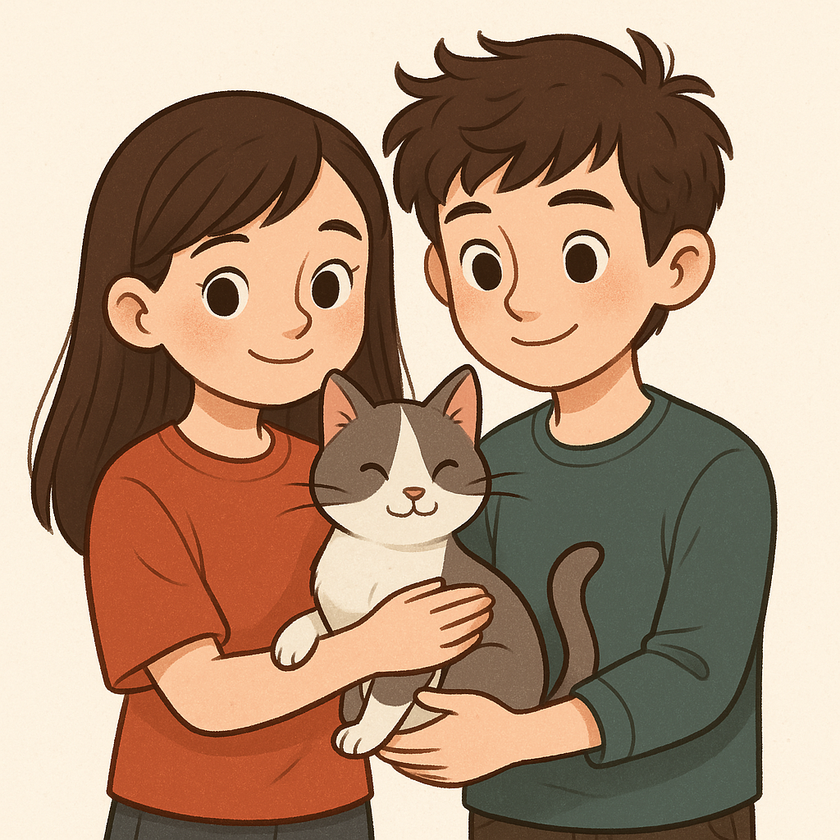
#> input picture phase2/ChatGPT Image Mar 29, 2025 at 01_22_43 PM.png, 840 x 840 px, shrunk from 1024 x 1024 before the run, found by its file name
$ python threshold.py
#> lines starting #> are read from the running program, lines starting #| are printed output that depends on the picture; after the words box and inside, x2 and y2 are one past the last pixel; in counts of white or black regions, pixels touching at a corner belong together
import cv2

image = cv2.imread("/Users/aditi/Desktop/opencv/phase2/ChatGPT Image Mar 29, 2025 at 01_22_43 PM.png",cv2.IMREAD_GRAYSCALE)
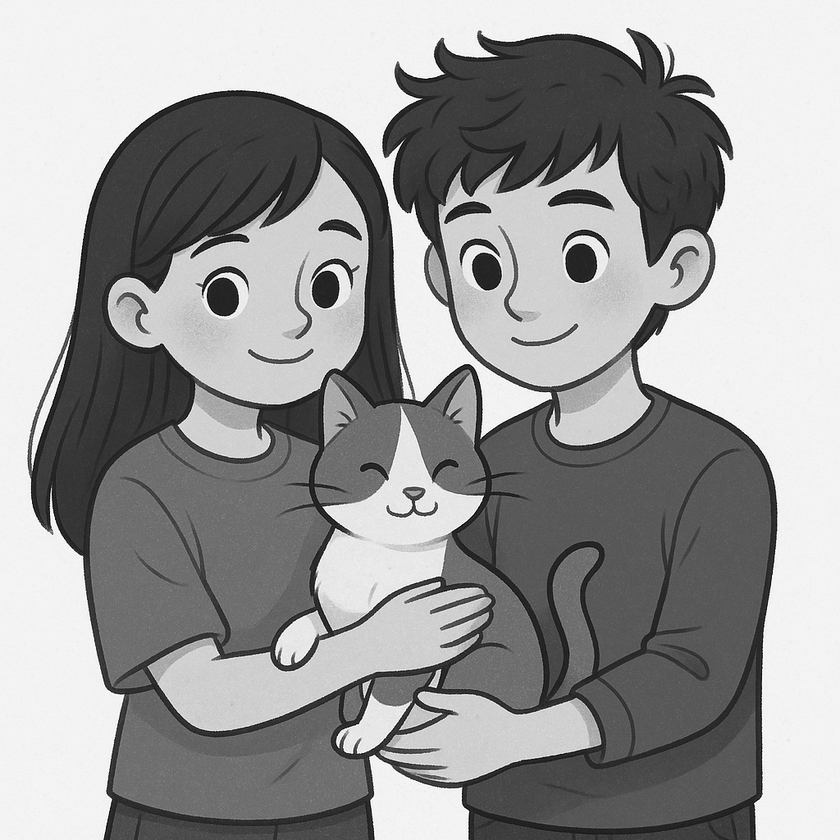
#> image: shape (840, 840); min 0, max 255, mean 154.3

ret, threshold = cv2.threshold(image,120,50,cv2.THRESH_BINARY)
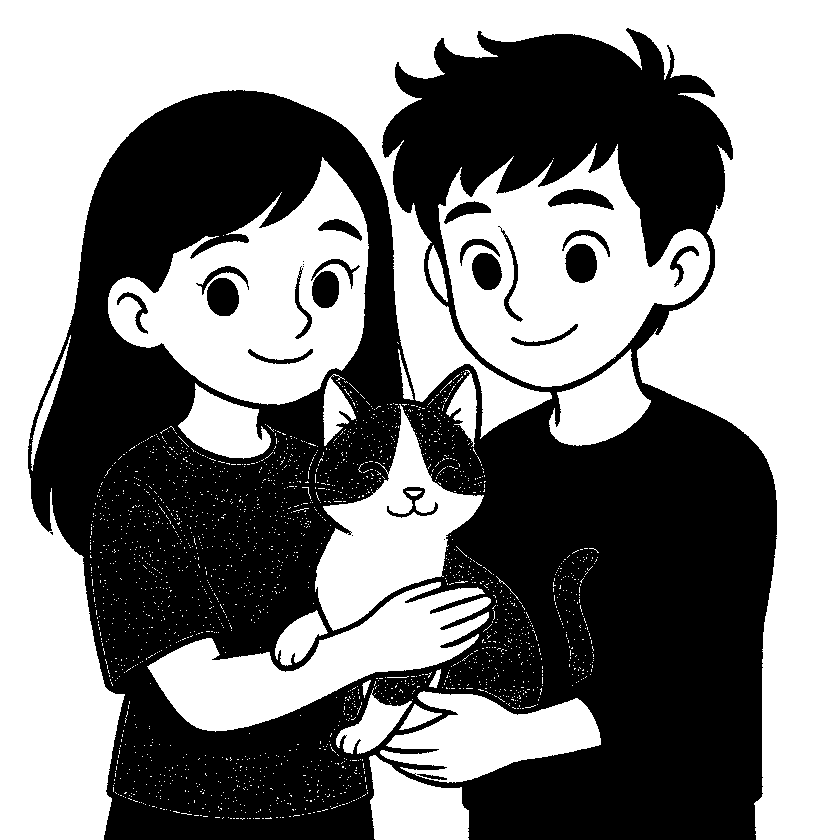
#> threshold: shape (840, 840); values 0 (black) and 50 (white), 51.6% white; 27 black regions (7 under 20 px), largest, box (x1, y1, x2, y2) and area: (28, 28, 777, 840) 332235, (565, 244, 597, 283) 998, (207, 278, 239, 316) 980

cv2.imshow("image",image)
cv2.imshow("threshold image is ", threshold)
cv2.waitKey(0)
cv2.destroyAllWindows()
